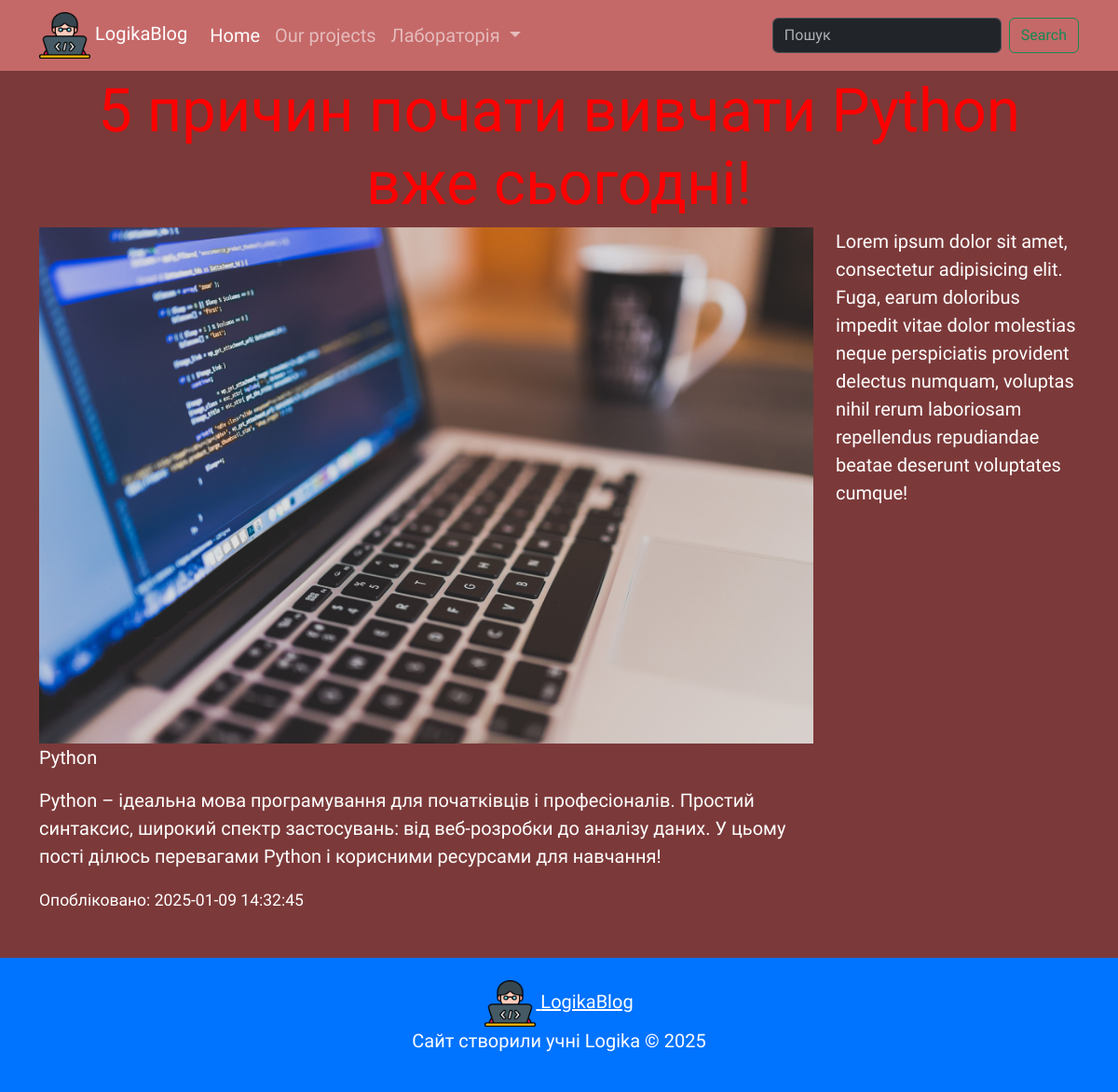
The page /articles/3 on the database its author committed.
### tables this page shows
CREATE TABLE articles(
    id INTEGER NOT NULL UNIQUE PRIMARY KEY AUTOINCREMENT,
    title TEXT NOT NULL,
    description TEXT,
    text TEXT,
    image TEXT,
    author_id INTEGER NOT NULL,
    category_id INTEGER, 
    creared_at TEXT DEFAULT CURRENT_TIMESTAMP,

    FOREIGN KEY (author_id) REFERENCES users(id),
    FOREIGN KEY (category_id) REFERENCES categories(id)

);

### app.py (the view)
@app.route("/articles/<int:article_id>")  # Вказуємо url-адресу для виклику функції
def article_page(article_id):
    categories = db.get_categories()
    article = db.get_article_by_id(article_id)
    return render_template("article.html", categories=categories, article=article)

### db_scripts.py (called while the page is built)
    def open_db(self):
        self.conn = sqlite3.connect(self.dbname)
        self.cursor = self.conn.cursor()

    def get_categories(self):
        self.open_db()
        self.cursor.execute('''SELECT * FROM categories''')
        data = self.cursor.fetchall()
        self.conn.close()
        return data

    def get_article_by_id(self, article_id):
        self.open_db()
        self.cursor.execute('''SELECT * FROM articles WHERE id=?''', [article_id])
        data = self.cursor.fetchone()
        self.conn.close()
        return data

### templates/article.html (shortened to what this page needs)
{% extends 'base.html' %}
{% block content %}
<main class="container my-5">
  <h1 class="mt-5">{{article[1]}} {{category_name}}</h1>
  <div class="row">
    <div class="col-12 col-md-8 col-xl-9">
      {% if article[4] %}
      <img src="{{ url_for('static', filename='Photos/' + article[4]) }}" class="img-fluid" alt="...">
      {% endif %}
      <p class="">{{article[2]}}</p>
      <p class="">{{article[3]}}</p>
      <small>Опобліковано: {{article[7]}}</small>
    </div>
      <div class="col-12 col-md-4 col-xl-3">
        <P>Lorem ipsum dolor sit amet, consectetur adipisicing elit. Fuga, earum doloribus impedit vitae dolor molestias neque perspiciatis provident delectus numquam, voluptas nihil rerum laboriosam repellendus repudiandae beatae deserunt voluptates cumque!</P>
      </div>
    </div>
</main>
</html>
{% endblock content%}

### static/style.css (style rules this page uses)
body { background: rgb(124, 57, 57); color: white; font-size: 20px; font-family: "Sofia Sans Extra Condensed", sans-serif; }
h1 { color: red; font-size: 65px; text-align: center; font-family: "Sofia Sans Extra Condensed", sans-serif; }

### rows shown on the page
articles: image (picture), description "Python", text "Python – ідеальна мова програмування для початківців і професіоналів. Простий синтаксис, широкий спектр застосувань: від веб-розробки до аналізу даних. У цьому пості ділюсь перевагами Python і корисними ресурсами для навчання!", creared_at "2025-01-09 14:32:45"
